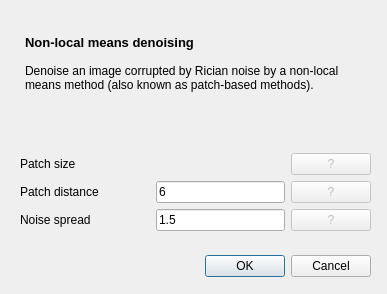
<?xml version="1.0" encoding="UTF-8"?>
<ui version="4.0">
 <class>NLMeans_View</class>
 <widget class="QDialog" name="NLMeans_View">
  <property name="geometry">
   <rect>
    <x>0</x>
    <y>0</y>
    <width>387</width>
    <height>294</height>
   </rect>
  </property>
  <property name="windowTitle">
   <string>NL-means denoising</string>
  </property>
  <widget class="QDialogButtonBox" name="buttonBox">
   <property name="geometry">
    <rect>
     <x>30</x>
     <y>250</y>
     <width>341</width>
     <height>32</height>
    </rect>
   </property>
   <property name="orientation">
    <enum>Qt::Horizontal</enum>
   </property>
   <property name="standardButtons">
    <set>QDialogButtonBox::Cancel|QDialogButtonBox::Ok</set>
   </property>
  </widget>
  <widget class="QWidget" name="gridLayoutWidget">
   <property name="geometry">
    <rect>
     <x>20</x>
     <y>30</y>
     <width>351</width>
     <height>201</height>
    </rect>
   </property>
   <layout class="QGridLayout" name="gridLayout">
    <item row="3" column="0">
     <widget class="QLabel" name="label">
      <property name="sizePolicy">
       <sizepolicy hsizetype="Expanding" vsizetype="Preferred">
        <horstretch>0</horstretch>
        <verstretch>0</verstretch>
       </sizepolicy>
      </property>
      <property name="text">
       <string>Patch size</string>
      </property>
     </widget>
    </item>
    <item row="4" column="0">
     <widget class="QLabel" name="label_2">
      <property name="sizePolicy">
       <sizepolicy hsizetype="Expanding" vsizetype="Preferred">
        <horstretch>0</horstretch>
        <verstretch>0</verstretch>
       </sizepolicy>
      </property>
      <property name="text">
       <string>Patch distance</string>
      </property>
     </widget>
    </item>
    <item row="4" column="1">
     <widget class="QLineEdit" name="lineEdit">
      <property name="sizePolicy">
       <sizepolicy hsizetype="MinimumExpanding" vsizetype="Fixed">
        <horstretch>0</horstretch>
        <verstretch>0</verstretch>
       </sizepolicy>
      </property>
      <property name="text">
       <string>6</string>
      </property>
     </widget>
    </item>
    <item row="3" column="2">
     <widget class="QPushButton" name="pushButton_2">
      <property name="enabled">
       <bool>false</bool>
      </property>
      <property name="sizePolicy">
       <sizepolicy hsizetype="Fixed" vsizetype="Fixed">
        <horstretch>0</horstretch>
        <verstretch>0</verstretch>
       </sizepolicy>
      </property>
      <property name="text">
       <string>?</string>
      </property>
     </widget>
    </item>
    <item row="4" column="2">
     <widget class="QPushButton" name="pushButton">
      <property name="enabled">
       <bool>false</bool>
      </property>
      <property name="sizePolicy">
       <sizepolicy hsizetype="Fixed" vsizetype="Fixed">
        <horstretch>0</horstretch>
        <verstretch>0</verstretch>
       </sizepolicy>
      </property>
      <property name="text">
       <string>?</string>
      </property>
     </widget>
    </item>
    <item row="0" column="0" colspan="3">
     <widget class="QTextEdit" name="textEdit">
      <property name="sizePolicy">
       <sizepolicy hsizetype="Minimum" vsizetype="Expanding">
        <horstretch>0</horstretch>
        <verstretch>0</verstretch>
       </sizepolicy>
      </property>
      <property name="sizeIncrement">
       <size>
        <width>0</width>
        <height>0</height>
       </size>
      </property>
      <property name="baseSize">
       <size>
        <width>0</width>
        <height>0</height>
       </size>
      </property>
      <property name="autoFillBackground">
       <bool>true</bool>
      </property>
      <property name="styleSheet">
       <string notr="true">background: rgba(0,0,0,0%)</string>
      </property>
      <property name="readOnly">
       <bool>true</bool>
      </property>
      <property name="html">
       <string>&lt;!DOCTYPE HTML PUBLIC &quot;-//W3C//DTD HTML 4.0//EN&quot; &quot;http://www.w3.org/TR/REC-html40/strict.dtd&quot;&gt;
&lt;html&gt;&lt;head&gt;&lt;meta name=&quot;qrichtext&quot; content=&quot;1&quot; /&gt;&lt;style type=&quot;text/css&quot;&gt;
p, li { white-space: pre-wrap; }
&lt;/style&gt;&lt;/head&gt;&lt;body style=&quot; font-family:'Sans Serif'; font-size:9pt; font-weight:400; font-style:normal;&quot;&gt;
&lt;p style=&quot; margin-top:0px; margin-bottom:0px; margin-left:0px; margin-right:0px; -qt-block-indent:0; text-indent:0px;&quot;&gt;&lt;span style=&quot; font-size:10pt; font-weight:600;&quot;&gt;Non-local means denoising&lt;/span&gt;&lt;/p&gt;
&lt;p style=&quot;-qt-paragraph-type:empty; margin-top:0px; margin-bottom:0px; margin-left:0px; margin-right:0px; -qt-block-indent:0; text-indent:0px;&quot;&gt;&lt;br /&gt;&lt;/p&gt;
&lt;p style=&quot; margin-top:0px; margin-bottom:0px; margin-left:0px; margin-right:0px; -qt-block-indent:0; text-indent:0px;&quot;&gt;Denoise an image corrupted by Rician noise by a non-local means method (also known as patch-based methods).&lt;/p&gt;&lt;/body&gt;&lt;/html&gt;</string>
      </property>
     </widget>
    </item>
    <item row="6" column="0">
     <widget class="QLabel" name="label_3">
      <property name="text">
       <string>Noise spread</string>
      </property>
     </widget>
    </item>
    <item row="6" column="1">
     <widget class="QLineEdit" name="lineEdit_3">
      <property name="text">
       <string>1.5</string>
      </property>
     </widget>
    </item>
    <item row="6" column="2">
     <widget class="QPushButton" name="pushButton_3">
      <property name="enabled">
       <bool>false</bool>
      </property>
      <property name="text">
       <string>?</string>
      </property>
     </widget>
    </item>
   </layout>
  </widget>
 </widget>
 <resources/>
 <connections>
  <connection>
   <sender>buttonBox</sender>
   <signal>accepted()</signal>
   <receiver>NLMeans_View</receiver>
   <slot>accept()</slot>
   <hints>
    <hint type="sourcelabel">
     <x>248</x>
     <y>254</y>
    </hint>
    <hint type="destinationlabel">
     <x>157</x>
     <y>274</y>
    </hint>
   </hints>
  </connection>
  <connection>
   <sender>buttonBox</sender>
   <signal>rejected()</signal>
   <receiver>NLMeans_View</receiver>
   <slot>reject()</slot>
   <hints>
    <hint type="sourcelabel">
     <x>316</x>
     <y>260</y>
    </hint>
    <hint type="destinationlabel">
     <x>286</x>
     <y>274</y>
    </hint>
   </hints>
  </connection>
 </connections>
</ui>
